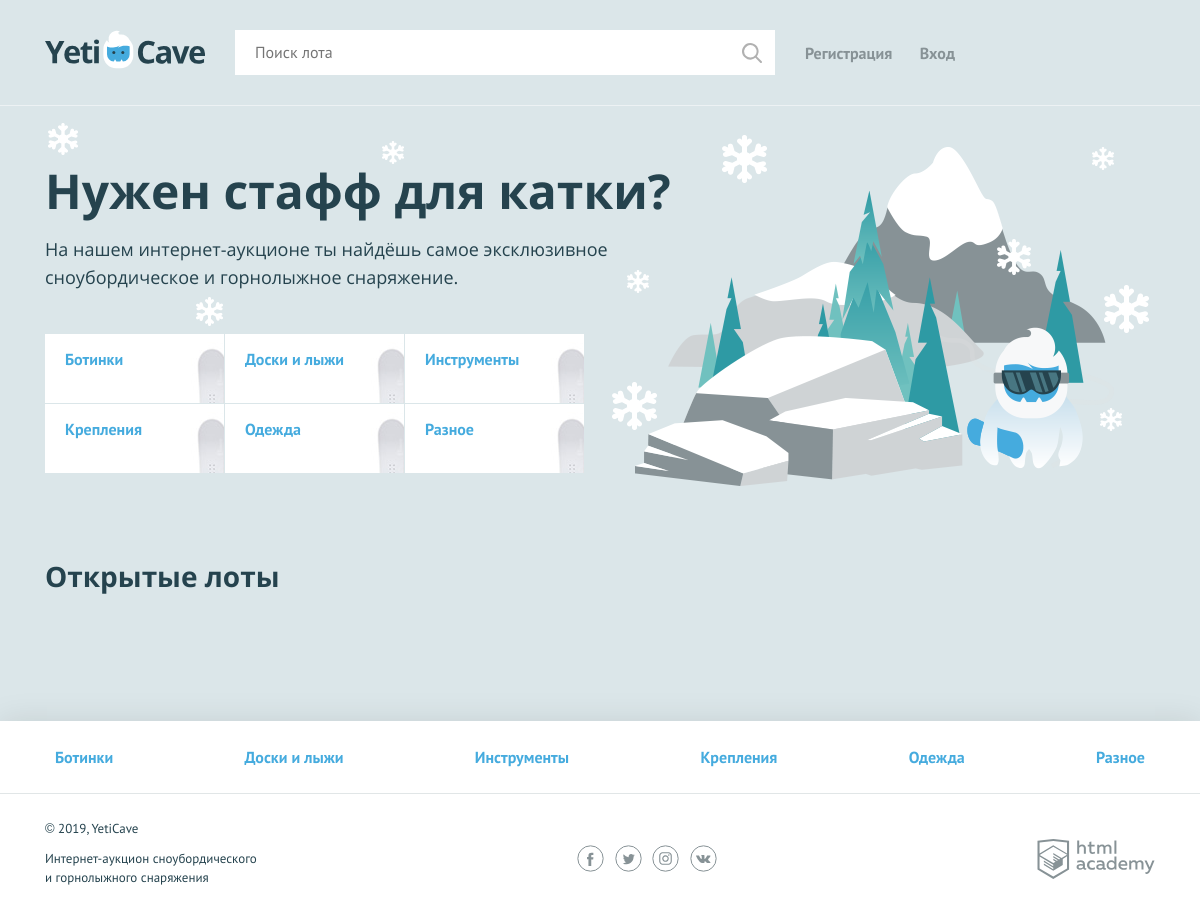
/, run on an earlier commit of the app's database.
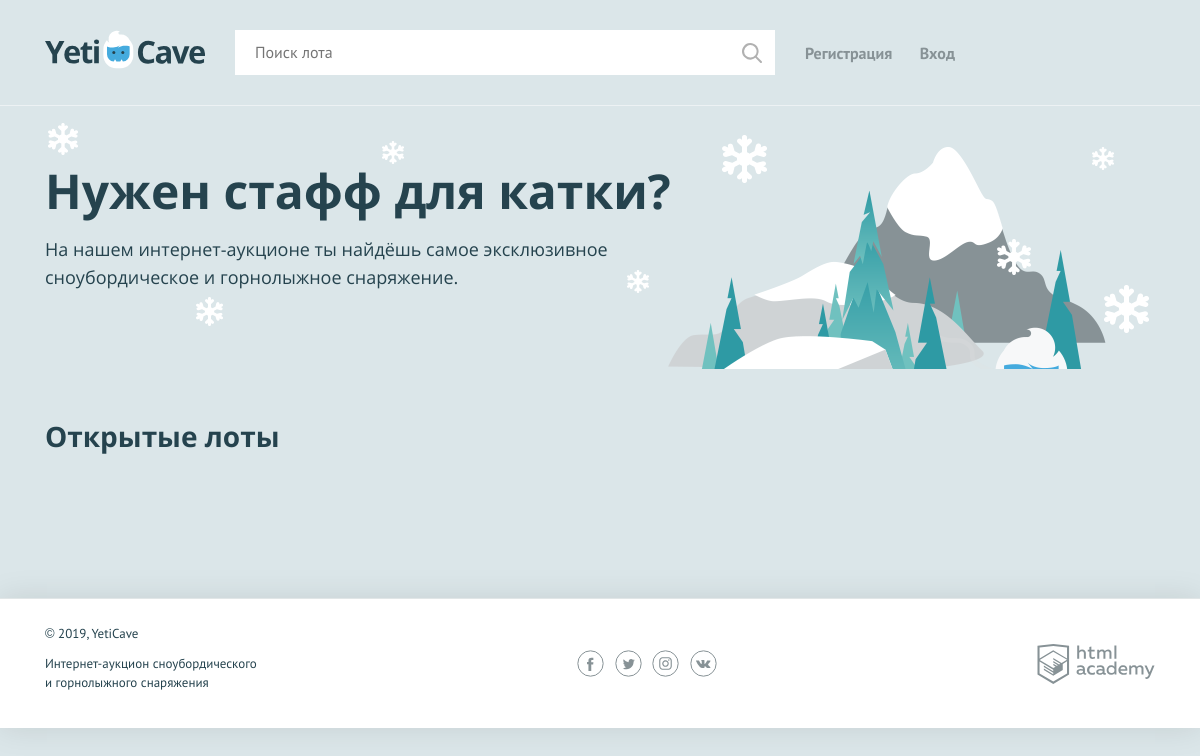
And on a later commit of the database.
### tables this page shows
CREATE TABLE categories (
  id INT AUTO_INCREMENT PRIMARY KEY,
  name CHAR(255) NOT NULL UNIQUE
);

### functions.php (called while the page is built, shortened)
<?php
function include_template($name, $data) {
    $name = 'templates/' . $name;
    extract($data);
    require $name;
    $result = ob_get_clean();
    return $result;
}
?>

### templates/index.php (the view, shortened to what this page needs)
<main class="container">
  <section class="promo">
    <h2 class="promo__title">Нужен стафф для катки?</h2>
      <p class="promo__text">На нашем интернет-аукционе ты найдёшь самое эксклюзивное сноубордическое и горнолыжное снаряжение.</p>
        <ul class="promo__list">
          <?php foreach ($categories as $item): ?>
            <li class="promo__item promo__item--boards">
              <a class="promo__link" href="all-lots.php?category=<?=$item['id']?>"><?=$item['name'];?></a>
            </li>
          <?php endforeach; ?>
        </ul>
    </section>
    <section class="lots">
        <div class="lots__header">
            <h2>Открытые лоты</h2>
        </div>
    </section>
</main>

### templates/layout.php (shortened to what this page needs)
<!DOCTYPE html>
<html lang="ru">
<head>
    <link href="css/normalize.min.css" rel="stylesheet">
    <link href="css/style.css" rel="stylesheet">
</head>
<body>
<div class="page-wrapper">
<header class="main-header">
    <div class="main-header__container container">
        <a class="main-header__logo" href="index.php">
            <img src="img/logo.svg" width="160" height="39" alt="Логотип компании YetiCave">
        </a>
        <form class="main-header__search" method="post" action="search.php">
            <input type="search" name="search" placeholder="Поиск лота">
            <input class="main-header__search-btn" type="submit" name="find" value="Найти">
        </form>
        <nav class="user-menu">
          <?php  if ($is_auth === 1 ):  ?>
          <div class="user-menu__logged">
            <p><?=convert_text($user_name); ?></p>
            <a href="logout.php">Выйти</a>
          </div>
          <?php  else: ?>
          <ul class="user-menu__list">
            <li class="user-menu__item">
              <a href="sign-in.php">Регистрация</a>
            </li>
            <li class="user-menu__item">
              <a href="login.php">Вход</a>
            </li>
          </ul>
          <?php  endif; ?>
        </nav>
    </div>
</header>
<?=$content;?>
</div>
<footer class="main-footer">
    <nav class="nav">
        <ul class="nav__list container">
            <?php foreach ($categories as $item): ?>
              <li class="nav__item">
                <a href="all-lots.php?category=<?=$item['id']?>"><?=$item['name'];?></a>
              </li>
            <?php endforeach; ?>
        </ul>
    </nav>
    <div class="main-footer__bottom container">
        <div class="main-footer__copyright">
            <p>© 2019, YetiCave</p>
            <p>Интернет-аукцион сноубордического и горнолыжного снаряжения</p>
        </div>
        <div class="main-footer__social social">
            <a class="social__link social__link--facebook" href="#">
            </a>
            <a class="social__link social__link--twitter" href="#">
            </a>
            <a class="social__link social__link--instagram" href="#">
            </a>
            <a class="social__link social__link--vkontakte" href="#">
            </a>
        </div>
        <div class="main-footer__developed-by">
            <a class="logo-academy" href="https://htmlacademy.ru/intensive/php">
            </a>
        </div>
    </div>
</footer>
</body>
</html>

### index.php (shortened to what this page needs)
<?php
require_once('functions.php');
$is_auth = 0;
$user_name = '';
$categories = [];
$lots_list = [];
$error = '';
$link = init();
if(!$link) {
    $error="Ошибка подключения: " . mysqli_connect_error();
    $page_content = include_template('error.php', ['error' => $error]);
} else {
    $sql= "SELECT l.id id, l.name name, l.date_end, c.name category, COUNT(r.summ) amount, GREATEST(IFNULL(MAX(r.summ),0),l.start_price) price, l.img_url url   FROM lots l
    JOIN users u ON u.id=l.user_author_id
    JOIN categories c ON c.id=l.category_id
    LEFT JOIN rates r ON r.lot_id=l.id
    WHERE CURRENT_TIMESTAMP < l.date_end
    GROUP BY l.id
    ORDER BY l.date_add DESC
    LIMIT 9";
    $result = mysqli_query($link, $sql);
    if(!$result) {
        $error= mysqli_error($link);
        $page_content = include_template('error.php', ['error' => $error]);
    } else {
        $lots_list = mysqli_fetch_all($result, MYSQLI_ASSOC);
    }
    $sql= "SELECT c.id, c.name FROM categories c";
    $result = mysqli_query($link, $sql);
    if(!$result) {
        $error= mysqli_error($link);
        $page_content = include_template('error.php', ['error' => $error]);
    } else {
        $categories= mysqli_fetch_all($result, MYSQLI_ASSOC);
    }
}
if ($error === '') {
    $page_content = include_template('index.php', [
        'categories' => $categories,
        'lots_list' => $lots_list
    ]);
}
$layout_content = include_template('layout.php', [
	'content' => $page_content,
	'categories' => $categories,
	'name_page' => 'Главная',
    'is_auth' => $is_auth,
    'user_name' => $user_name
]);
print($layout_content);
?>

What changed in the data, as far as the page shows it:
removed categories: name "Ботинки"
removed categories: name "Доски и лыжи"
removed categories: name "Инструменты"
removed categories: name "Крепления"
removed categories: name "Одежда"
removed categories: name "Разное"
